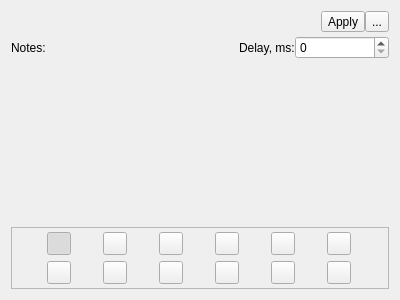
<?xml version="1.0" encoding="UTF-8"?>
<ui version="4.0">
 <class>PresetEditingWidget</class>
 <widget class="QWidget" name="PresetEditingWidget">
  <property name="geometry">
   <rect>
    <x>0</x>
    <y>0</y>
    <width>400</width>
    <height>300</height>
   </rect>
  </property>
  <property name="windowTitle">
   <string>Dialog</string>
  </property>
  <layout class="QVBoxLayout" name="verticalLayout" stretch="0,0,1,0">
   <property name="spacing">
    <number>0</number>
   </property>
   <item>
    <layout class="QHBoxLayout" name="horizontalLayout" stretch="1,0,0">
     <item>
      <widget class="QLabel" name="titleLabel">
       <property name="text">
        <string/>
       </property>
      </widget>
     </item>
     <item>
      <widget class="QToolButton" name="applyButton">
       <property name="text">
        <string>Apply</string>
       </property>
      </widget>
     </item>
     <item>
      <widget class="QToolButton" name="menuButton">
       <property name="text">
        <string>...</string>
       </property>
      </widget>
     </item>
    </layout>
   </item>
   <item>
    <widget class="QFrame" name="additionsFrame">
     <layout class="QHBoxLayout" name="horizontalLayout_2">
      <property name="spacing">
       <number>0</number>
      </property>
      <property name="leftMargin">
       <number>0</number>
      </property>
      <property name="topMargin">
       <number>4</number>
      </property>
      <property name="rightMargin">
       <number>0</number>
      </property>
      <property name="bottomMargin">
       <number>0</number>
      </property>
      <item>
       <widget class="QLabel" name="notesLabel">
        <property name="text">
         <string>Notes:</string>
        </property>
       </widget>
      </item>
      <item alignment="Qt::AlignLeft">
       <widget class="QLabel" name="notesValueLabel">
        <property name="text">
         <string/>
        </property>
       </widget>
      </item>
      <item alignment="Qt::AlignRight">
       <widget class="QLabel" name="delayLabel">
        <property name="text">
         <string>Delay, ms:</string>
        </property>
       </widget>
      </item>
      <item>
       <widget class="QSpinBox" name="delaySpinBox">
        <property name="maximum">
         <number>1000</number>
        </property>
        <property name="singleStep">
         <number>100</number>
        </property>
       </widget>
      </item>
     </layout>
    </widget>
   </item>
   <item>
    <widget class="QFrame" name="editorFrame"/>
   </item>
   <item>
    <widget class="QFrame" name="selectorsFrame">
     <property name="frameShape">
      <enum>QFrame::StyledPanel</enum>
     </property>
     <property name="frameShadow">
      <enum>QFrame::Raised</enum>
     </property>
     <layout class="QGridLayout" name="gridLayout">
      <property name="topMargin">
       <number>4</number>
      </property>
      <property name="bottomMargin">
       <number>4</number>
      </property>
      <item row="0" column="0">
       <widget class="QToolButton" name="clockYellowButton">
        <property name="text">
         <string/>
        </property>
        <property name="checkable">
         <bool>true</bool>
        </property>
        <property name="checked">
         <bool>true</bool>
        </property>
       </widget>
      </item>
      <item row="0" column="3">
       <widget class="QToolButton" name="clockGreenButton">
        <property name="text">
         <string/>
        </property>
        <property name="checkable">
         <bool>true</bool>
        </property>
       </widget>
      </item>
      <item row="0" column="4">
       <widget class="QToolButton" name="clockWhiteButton">
        <property name="text">
         <string/>
        </property>
        <property name="checkable">
         <bool>true</bool>
        </property>
       </widget>
      </item>
      <item row="0" column="2">
       <widget class="QToolButton" name="clockOrangeButton">
        <property name="text">
         <string/>
        </property>
        <property name="checkable">
         <bool>true</bool>
        </property>
       </widget>
      </item>
      <item row="0" column="5">
       <widget class="QToolButton" name="clockBlueButton">
        <property name="text">
         <string/>
        </property>
        <property name="checkable">
         <bool>true</bool>
        </property>
       </widget>
      </item>
      <item row="0" column="1">
       <widget class="QToolButton" name="clockRedButton">
        <property name="text">
         <string/>
        </property>
        <property name="checkable">
         <bool>true</bool>
        </property>
       </widget>
      </item>
      <item row="1" column="0">
       <widget class="QToolButton" name="aclockYellowButton">
        <property name="text">
         <string/>
        </property>
        <property name="checkable">
         <bool>true</bool>
        </property>
       </widget>
      </item>
      <item row="1" column="1">
       <widget class="QToolButton" name="aclockRedButton">
        <property name="text">
         <string/>
        </property>
        <property name="checkable">
         <bool>true</bool>
        </property>
       </widget>
      </item>
      <item row="1" column="2">
       <widget class="QToolButton" name="aclockOrangeButton">
        <property name="text">
         <string/>
        </property>
        <property name="checkable">
         <bool>true</bool>
        </property>
       </widget>
      </item>
      <item row="1" column="3">
       <widget class="QToolButton" name="aclockGreenButton">
        <property name="text">
         <string/>
        </property>
        <property name="checkable">
         <bool>true</bool>
        </property>
       </widget>
      </item>
      <item row="1" column="4">
       <widget class="QToolButton" name="aclockWhiteButton">
        <property name="text">
         <string/>
        </property>
        <property name="checkable">
         <bool>true</bool>
        </property>
       </widget>
      </item>
      <item row="1" column="5">
       <widget class="QToolButton" name="aclockBlueButton">
        <property name="text">
         <string/>
        </property>
        <property name="checkable">
         <bool>true</bool>
        </property>
       </widget>
      </item>
     </layout>
    </widget>
   </item>
  </layout>
 </widget>
 <resources/>
 <connections/>
</ui>
